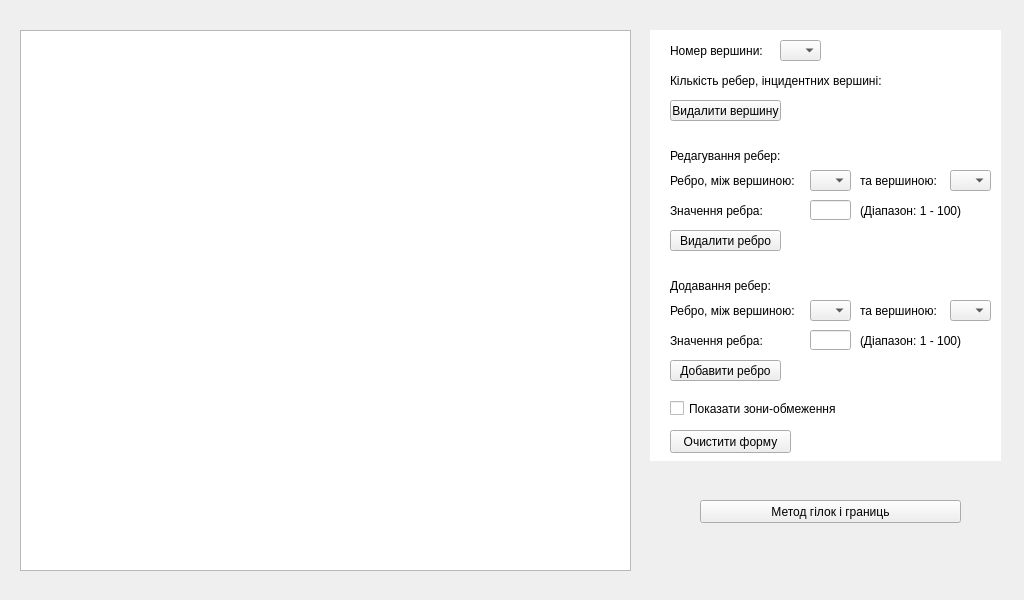
<?xml version="1.0" encoding="UTF-8"?>
<ui version="4.0">
 <class>MainWindow</class>
 <widget class="QMainWindow" name="MainWindow">
  <property name="geometry">
   <rect>
    <x>0</x>
    <y>0</y>
    <width>1024</width>
    <height>600</height>
   </rect>
  </property>
  <property name="windowTitle">
   <string>MainWindow</string>
  </property>
  <widget class="QWidget" name="centralwidget">
   <widget class="QGraphicsView" name="graphicsView">
    <property name="geometry">
     <rect>
      <x>20</x>
      <y>30</y>
      <width>611</width>
      <height>541</height>
     </rect>
    </property>
   </widget>
   <widget class="QLabel" name="label">
    <property name="geometry">
     <rect>
      <x>650</x>
      <y>30</y>
      <width>351</width>
      <height>431</height>
     </rect>
    </property>
    <property name="styleSheet">
     <string notr="true">background-color: rgb(255, 255, 255);</string>
    </property>
    <property name="text">
     <string/>
    </property>
   </widget>
   <widget class="QLabel" name="label_2">
    <property name="geometry">
     <rect>
      <x>670</x>
      <y>40</y>
      <width>101</width>
      <height>21</height>
     </rect>
    </property>
    <property name="styleSheet">
     <string notr="true">font: 10pt &quot;MS Shell Dlg 2&quot;;</string>
    </property>
    <property name="text">
     <string>Номер вершини:</string>
    </property>
   </widget>
   <widget class="QLabel" name="label_3">
    <property name="geometry">
     <rect>
      <x>670</x>
      <y>70</y>
      <width>231</width>
      <height>21</height>
     </rect>
    </property>
    <property name="styleSheet">
     <string notr="true">font: 10pt &quot;MS Shell Dlg 2&quot;;</string>
    </property>
    <property name="text">
     <string>Кількість ребер, інцидентних вершині:</string>
    </property>
   </widget>
   <widget class="QComboBox" name="comboBox">
    <property name="geometry">
     <rect>
      <x>780</x>
      <y>40</y>
      <width>41</width>
      <height>21</height>
     </rect>
    </property>
   </widget>
   <widget class="QLabel" name="label_4">
    <property name="geometry">
     <rect>
      <x>900</x>
      <y>70</y>
      <width>31</width>
      <height>21</height>
     </rect>
    </property>
    <property name="styleSheet">
     <string notr="true">font: 10pt &quot;MS Shell Dlg 2&quot;;</string>
    </property>
    <property name="text">
     <string/>
    </property>
   </widget>
   <widget class="QPushButton" name="pushButton">
    <property name="geometry">
     <rect>
      <x>670</x>
      <y>100</y>
      <width>111</width>
      <height>21</height>
     </rect>
    </property>
    <property name="text">
     <string>Видалити вершину</string>
    </property>
   </widget>
   <widget class="QLabel" name="label_5">
    <property name="geometry">
     <rect>
      <x>670</x>
      <y>170</y>
      <width>141</width>
      <height>21</height>
     </rect>
    </property>
    <property name="styleSheet">
     <string notr="true">font: 10pt &quot;MS Shell Dlg 2&quot;;</string>
    </property>
    <property name="text">
     <string>Ребро, між вершиною:</string>
    </property>
   </widget>
   <widget class="QComboBox" name="comboBox_2">
    <property name="geometry">
     <rect>
      <x>810</x>
      <y>170</y>
      <width>41</width>
      <height>21</height>
     </rect>
    </property>
   </widget>
   <widget class="QLabel" name="label_6">
    <property name="geometry">
     <rect>
      <x>860</x>
      <y>170</y>
      <width>91</width>
      <height>21</height>
     </rect>
    </property>
    <property name="styleSheet">
     <string notr="true">font: 10pt &quot;MS Shell Dlg 2&quot;;</string>
    </property>
    <property name="text">
     <string>та вершиною:</string>
    </property>
   </widget>
   <widget class="QComboBox" name="comboBox_3">
    <property name="geometry">
     <rect>
      <x>950</x>
      <y>170</y>
      <width>41</width>
      <height>21</height>
     </rect>
    </property>
   </widget>
   <widget class="QLabel" name="label_7">
    <property name="geometry">
     <rect>
      <x>670</x>
      <y>200</y>
      <width>131</width>
      <height>21</height>
     </rect>
    </property>
    <property name="styleSheet">
     <string notr="true">font: 10pt &quot;MS Shell Dlg 2&quot;;</string>
    </property>
    <property name="text">
     <string>Значення ребра:</string>
    </property>
   </widget>
   <widget class="QLineEdit" name="lineEdit">
    <property name="geometry">
     <rect>
      <x>810</x>
      <y>200</y>
      <width>41</width>
      <height>20</height>
     </rect>
    </property>
   </widget>
   <widget class="QPushButton" name="pushButton_2">
    <property name="geometry">
     <rect>
      <x>670</x>
      <y>230</y>
      <width>111</width>
      <height>21</height>
     </rect>
    </property>
    <property name="text">
     <string>Видалити ребро</string>
    </property>
   </widget>
   <widget class="QLabel" name="label_8">
    <property name="geometry">
     <rect>
      <x>860</x>
      <y>200</y>
      <width>121</width>
      <height>21</height>
     </rect>
    </property>
    <property name="styleSheet">
     <string notr="true">font: 10pt &quot;MS Shell Dlg 2&quot;;</string>
    </property>
    <property name="text">
     <string>(Діапазон: 1 - 100)</string>
    </property>
   </widget>
   <widget class="QCheckBox" name="checkBox">
    <property name="geometry">
     <rect>
      <x>670</x>
      <y>400</y>
      <width>181</width>
      <height>17</height>
     </rect>
    </property>
    <property name="styleSheet">
     <string notr="true">font: 10pt &quot;MS Shell Dlg 2&quot;;</string>
    </property>
    <property name="text">
     <string>Показати зони-обмеження</string>
    </property>
   </widget>
   <widget class="QPushButton" name="pushButton_3">
    <property name="geometry">
     <rect>
      <x>670</x>
      <y>430</y>
      <width>121</width>
      <height>23</height>
     </rect>
    </property>
    <property name="text">
     <string>Очистити форму</string>
    </property>
   </widget>
   <widget class="QLabel" name="label_9">
    <property name="geometry">
     <rect>
      <x>670</x>
      <y>140</y>
      <width>151</width>
      <height>31</height>
     </rect>
    </property>
    <property name="styleSheet">
     <string notr="true">font: 12pt &quot;MS Shell Dlg 2&quot;;</string>
    </property>
    <property name="text">
     <string>Редагування ребер:</string>
    </property>
   </widget>
   <widget class="QComboBox" name="comboBox_4">
    <property name="geometry">
     <rect>
      <x>810</x>
      <y>300</y>
      <width>41</width>
      <height>21</height>
     </rect>
    </property>
   </widget>
   <widget class="QLabel" name="label_10">
    <property name="geometry">
     <rect>
      <x>860</x>
      <y>300</y>
      <width>91</width>
      <height>21</height>
     </rect>
    </property>
    <property name="styleSheet">
     <string notr="true">font: 10pt &quot;MS Shell Dlg 2&quot;;</string>
    </property>
    <property name="text">
     <string>та вершиною:</string>
    </property>
   </widget>
   <widget class="QLineEdit" name="lineEdit_2">
    <property name="geometry">
     <rect>
      <x>810</x>
      <y>330</y>
      <width>41</width>
      <height>20</height>
     </rect>
    </property>
   </widget>
   <widget class="QLabel" name="label_11">
    <property name="geometry">
     <rect>
      <x>670</x>
      <y>330</y>
      <width>131</width>
      <height>21</height>
     </rect>
    </property>
    <property name="styleSheet">
     <string notr="true">font: 10pt &quot;MS Shell Dlg 2&quot;;</string>
    </property>
    <property name="text">
     <string>Значення ребра:</string>
    </property>
   </widget>
   <widget class="QLabel" name="label_12">
    <property name="geometry">
     <rect>
      <x>670</x>
      <y>300</y>
      <width>141</width>
      <height>21</height>
     </rect>
    </property>
    <property name="styleSheet">
     <string notr="true">font: 10pt &quot;MS Shell Dlg 2&quot;;</string>
    </property>
    <property name="text">
     <string>Ребро, між вершиною:</string>
    </property>
   </widget>
   <widget class="QLabel" name="label_13">
    <property name="geometry">
     <rect>
      <x>670</x>
      <y>270</y>
      <width>151</width>
      <height>31</height>
     </rect>
    </property>
    <property name="styleSheet">
     <string notr="true">font: 12pt &quot;MS Shell Dlg 2&quot;;</string>
    </property>
    <property name="text">
     <string>Додавання ребер:</string>
    </property>
   </widget>
   <widget class="QLabel" name="label_14">
    <property name="geometry">
     <rect>
      <x>860</x>
      <y>330</y>
      <width>121</width>
      <height>21</height>
     </rect>
    </property>
    <property name="styleSheet">
     <string notr="true">font: 10pt &quot;MS Shell Dlg 2&quot;;</string>
    </property>
    <property name="text">
     <string>(Діапазон: 1 - 100)</string>
    </property>
   </widget>
   <widget class="QComboBox" name="comboBox_5">
    <property name="geometry">
     <rect>
      <x>950</x>
      <y>300</y>
      <width>41</width>
      <height>21</height>
     </rect>
    </property>
   </widget>
   <widget class="QPushButton" name="pushButton_4">
    <property name="geometry">
     <rect>
      <x>670</x>
      <y>360</y>
      <width>111</width>
      <height>21</height>
     </rect>
    </property>
    <property name="text">
     <string>Добавити ребро</string>
    </property>
   </widget>
   <widget class="QPushButton" name="pushButton_5">
    <property name="geometry">
     <rect>
      <x>700</x>
      <y>500</y>
      <width>261</width>
      <height>23</height>
     </rect>
    </property>
    <property name="text">
     <string>Метод гілок і границь</string>
    </property>
   </widget>
  </widget>
  <widget class="QMenuBar" name="menubar">
   <property name="geometry">
    <rect>
     <x>0</x>
     <y>0</y>
     <width>1024</width>
     <height>21</height>
    </rect>
   </property>
  </widget>
 </widget>
 <resources/>
 <connections/>
</ui>
